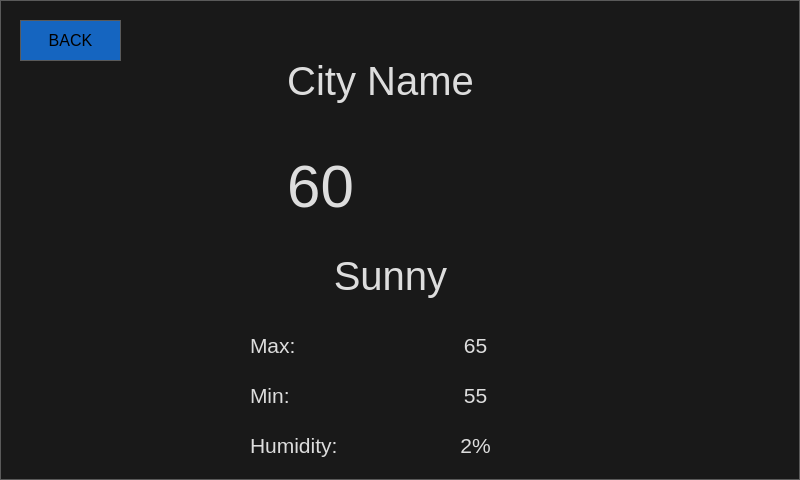
<?xml version="1.0" encoding="UTF-8"?>
<ui version="4.0">
 <class>Weather</class>
 <widget class="QWidget" name="Weather">
  <property name="geometry">
   <rect>
    <x>0</x>
    <y>0</y>
    <width>800</width>
    <height>480</height>
   </rect>
  </property>
  <property name="minimumSize">
   <size>
    <width>800</width>
    <height>480</height>
   </size>
  </property>
  <property name="windowTitle">
   <string>Form</string>
  </property>
  <property name="styleSheet">
   <string notr="true">/*
	Copyright 2013 Emanuel Claesson

	Licensed under the Apache License, Version 2.0 (the &quot;License&quot;);
	you may not use this file except in compliance with the License.
	You may obtain a copy of the License at

		http://www.apache.org/licenses/LICENSE-2.0

	Unless required by applicable law or agreed to in writing, software
	distributed under the License is distributed on an &quot;AS IS&quot; BASIS,
	WITHOUT WARRANTIES OR CONDITIONS OF ANY KIND, either express or implied.
	See the License for the specific language governing permissions and
	limitations under the License.
*/

/*
	COLOR_DARK     = #191919
	COLOR_MEDIUM   = #353535
	COLOR_MEDLIGHT = #5A5A5A
	COLOR_LIGHT    = #DDDDDD
	COLOR_ACCENT   = #3D7848
*/

* {
	background: #191919;
	color: #DDDDDD;
	border: 1px solid #5A5A5A;
}

QWidget::item:selected {
	background: #3D7848;
}

QCheckBox, QRadioButton {
	border: none;
}

QRadioButton::indicator, QCheckBox::indicator {
	width: 13px;
	height: 13px;
}

QRadioButton::indicator::unchecked, QCheckBox::indicator::unchecked {
	border: 1px solid #5A5A5A;
	background: none;
}

QRadioButton::indicator:unchecked:hover, QCheckBox::indicator:unchecked:hover {
	border: 1px solid #DDDDDD;
}

QRadioButton::indicator::checked, QCheckBox::indicator::checked {
	border: 1px solid #5A5A5A;
	background: #5A5A5A;
}

QRadioButton::indicator:checked:hover, QCheckBox::indicator:checked:hover {
	border: 1px solid #DDDDDD;
	background: #DDDDDD;
}

QGroupBox {
	margin-top: 6px;
}

QGroupBox::title {
	top: -7px;
	left: 7px;
}

QScrollBar {
	border: 1px solid #5A5A5A;
	background: #191919;
}

QScrollBar:horizontal {
	height: 15px;
	margin: 0px 0px 0px 32px;
}

QScrollBar:vertical {
	width: 15px;
	margin: 32px 0px 0px 0px;
}

QScrollBar::handle {
	background: #353535;
	border: 1px solid #5A5A5A;
}

QScrollBar::handle:horizontal {
	border-width: 0px 1px 0px 1px;
}

QScrollBar::handle:vertical {
	border-width: 1px 0px 1px 0px;
}

QScrollBar::handle:horizontal {
	min-width: 20px;
}

QScrollBar::handle:vertical {
	min-height: 20px;
}

QScrollBar::add-line, QScrollBar::sub-line {
	background:#353535;
	border: 1px solid #5A5A5A;
	subcontrol-origin: margin;
}

QScrollBar::add-line {
	position: absolute;
}

QScrollBar::add-line:horizontal {
	width: 15px;
	subcontrol-position: left;
	left: 15px;
}

QScrollBar::add-line:vertical {
	height: 15px;
	subcontrol-position: top;
	top: 15px;
}

QScrollBar::sub-line:horizontal {
	width: 15px;
	subcontrol-position: top left;
}

QScrollBar::sub-line:vertical {
	height: 15px;
	subcontrol-position: top;
}

QScrollBar:left-arrow, QScrollBar::right-arrow, QScrollBar::up-arrow, QScrollBar::down-arrow {
	border: 1px solid #5A5A5A;
	width: 3px;
	height: 3px;
}

QScrollBar::add-page, QScrollBar::sub-page {
	background: none;
}

QAbstractButton:hover {
	background: #353535;
}

QAbstractButton:pressed {
	background: #5A5A5A;
}

QAbstractItemView {
	show-decoration-selected: 1;
	selection-background-color: #3D7848;
	selection-color: #DDDDDD;
	alternate-background-color: #353535;
}

QHeaderView {
	border: 1px solid #5A5A5A;
}

QHeaderView::section {
	background: #191919;
	border: 1px solid #5A5A5A;
	padding: 4px;
}

QHeaderView::section:selected, QHeaderView::section::checked {
	background: #353535;
}

QTableView {
	gridline-color: #5A5A5A;
}

QTabBar {
	margin-left: 2px;
}

QTabBar::tab {
	border-radius: 0px;
	padding: 4px;
	margin: 4px;
}

QTabBar::tab:selected {
	background: #353535;
}

QComboBox::down-arrow {
	border: 1px solid #5A5A5A;
	background: #353535;
}

QComboBox::drop-down {
	border: 1px solid #5A5A5A;
	background: #353535;
}

QComboBox::down-arrow {
	width: 3px;
	height: 3px;
	border: 1px solid #5A5A5A;
}

QAbstractSpinBox {
	padding-right: 15px;
}

QAbstractSpinBox::up-button, QAbstractSpinBox::down-button {
	border: 1px solid #5A5A5A;
	background: #353535;
	subcontrol-origin: border;
}

QAbstractSpinBox::up-arrow, QAbstractSpinBox::down-arrow {
	width: 3px;
	height: 3px;
	border: 1px solid #5A5A5A;
}

QSlider {
	border: none;
}

QSlider::groove:horizontal {
	height: 5px;
	margin: 4px 0px 4px 0px;
}

QSlider::groove:vertical {
	width: 5px;
	margin: 0px 4px 0px 4px;
}

QSlider::handle {
	border: 1px solid #5A5A5A;
	background: #353535;
}

QSlider::handle:horizontal {
	width: 15px;
	margin: -4px 0px -4px 0px;
}

QSlider::handle:vertical {
	height: 15px;
	margin: 0px -4px 0px -4px;
}

QSlider::add-page:vertical, QSlider::sub-page:horizontal {
	background: #3D7848;
}

QSlider::sub-page:vertical, QSlider::add-page:horizontal {
	background: #353535;
}

QLabel {
	border: none;
}

QProgressBar {
	text-align: center;
}

QProgressBar::chunk {
	width: 1px;
	background-color: #3D7848;
}

QMenu::separator {
	background: #353535;
}



/** Custom **/

QPushButton {
	color: black;
	font-size: 20pt;
}

QPushButton#button_back {
	font-size: 12pt;
	background-color: #1565C0
}

QLabel {
	font-size: 16pt;
}

QLabel#label_temp {
	font-size: 45pt;
}

QLabel#label_status,#label_city {
	font-size: 30pt;
}</string>
  </property>
  <widget class="QPushButton" name="button_back">
   <property name="geometry">
    <rect>
     <x>20</x>
     <y>20</y>
     <width>101</width>
     <height>41</height>
    </rect>
   </property>
   <property name="text">
    <string>BACK</string>
   </property>
  </widget>
  <widget class="QLabel" name="label_city">
   <property name="geometry">
    <rect>
     <x>210</x>
     <y>40</y>
     <width>341</width>
     <height>81</height>
    </rect>
   </property>
   <property name="text">
    <string>City Name</string>
   </property>
   <property name="alignment">
    <set>Qt::AlignCenter</set>
   </property>
  </widget>
  <widget class="QLabel" name="label_icon">
   <property name="geometry">
    <rect>
     <x>430</x>
     <y>150</y>
     <width>91</width>
     <height>81</height>
    </rect>
   </property>
   <property name="text">
    <string/>
   </property>
   <property name="pixmap">
    <pixmap>weather icons/01d.png</pixmap>
   </property>
   <property name="scaledContents">
    <bool>true</bool>
   </property>
  </widget>
  <widget class="QLabel" name="label_temp">
   <property name="geometry">
    <rect>
     <x>230</x>
     <y>150</y>
     <width>181</width>
     <height>71</height>
    </rect>
   </property>
   <property name="text">
    <string>60</string>
   </property>
   <property name="alignment">
    <set>Qt::AlignCenter</set>
   </property>
  </widget>
  <widget class="QLabel" name="label_status">
   <property name="geometry">
    <rect>
     <x>230</x>
     <y>250</y>
     <width>321</width>
     <height>51</height>
    </rect>
   </property>
   <property name="text">
    <string>Sunny</string>
   </property>
   <property name="alignment">
    <set>Qt::AlignCenter</set>
   </property>
  </widget>
  <widget class="QLabel" name="label">
   <property name="geometry">
    <rect>
     <x>250</x>
     <y>330</y>
     <width>71</width>
     <height>31</height>
    </rect>
   </property>
   <property name="text">
    <string>Max:</string>
   </property>
  </widget>
  <widget class="QLabel" name="label_2">
   <property name="geometry">
    <rect>
     <x>250</x>
     <y>380</y>
     <width>71</width>
     <height>31</height>
    </rect>
   </property>
   <property name="text">
    <string>Min:</string>
   </property>
  </widget>
  <widget class="QLabel" name="label_3">
   <property name="geometry">
    <rect>
     <x>250</x>
     <y>430</y>
     <width>111</width>
     <height>31</height>
    </rect>
   </property>
   <property name="text">
    <string>Humidity:</string>
   </property>
  </widget>
  <widget class="QLabel" name="label_max_temp">
   <property name="geometry">
    <rect>
     <x>420</x>
     <y>330</y>
     <width>111</width>
     <height>31</height>
    </rect>
   </property>
   <property name="text">
    <string>65</string>
   </property>
   <property name="alignment">
    <set>Qt::AlignCenter</set>
   </property>
  </widget>
  <widget class="QLabel" name="label_min_temp">
   <property name="geometry">
    <rect>
     <x>420</x>
     <y>380</y>
     <width>111</width>
     <height>31</height>
    </rect>
   </property>
   <property name="text">
    <string>55</string>
   </property>
   <property name="alignment">
    <set>Qt::AlignCenter</set>
   </property>
  </widget>
  <widget class="QLabel" name="label_humidity">
   <property name="geometry">
    <rect>
     <x>420</x>
     <y>430</y>
     <width>111</width>
     <height>31</height>
    </rect>
   </property>
   <property name="text">
    <string>2%</string>
   </property>
   <property name="alignment">
    <set>Qt::AlignCenter</set>
   </property>
  </widget>
 </widget>
 <resources/>
 <connections/>
</ui>
